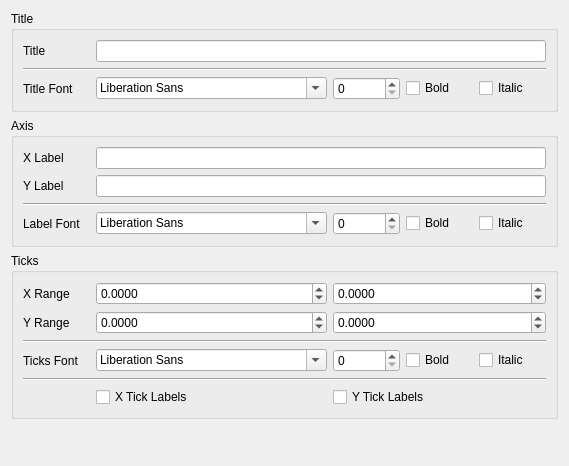
<?xml version="1.0" encoding="UTF-8"?>
<ui version="4.0">
 <class>PlotConfigPage</class>
 <widget class="QWidget" name="PlotConfigPage">
  <property name="geometry">
   <rect>
    <x>0</x>
    <y>0</y>
    <width>569</width>
    <height>466</height>
   </rect>
  </property>
  <property name="windowTitle">
   <string>Form</string>
  </property>
  <layout class="QVBoxLayout" name="verticalLayout">
   <item>
    <widget class="QGroupBox" name="groupTitle">
     <property name="title">
      <string>Title</string>
     </property>
     <layout class="QGridLayout" name="gridLayout">
      <item row="0" column="0">
       <widget class="QLabel" name="lblTitle">
        <property name="text">
         <string>Title</string>
        </property>
        <property name="buddy">
         <cstring>editTitle</cstring>
        </property>
       </widget>
      </item>
      <item row="0" column="1" colspan="4">
       <widget class="QLineEdit" name="editTitle"/>
      </item>
      <item row="1" column="0" colspan="5">
       <widget class="Line" name="line">
        <property name="orientation">
         <enum>Qt::Horizontal</enum>
        </property>
       </widget>
      </item>
      <item row="2" column="0">
       <widget class="QLabel" name="lblTitleFont">
        <property name="text">
         <string>Title Font</string>
        </property>
        <property name="buddy">
         <cstring>comboTitleFontFamily</cstring>
        </property>
       </widget>
      </item>
      <item row="2" column="1">
       <widget class="QFontComboBox" name="comboTitleFontFamily">
        <property name="enabled">
         <bool>true</bool>
        </property>
       </widget>
      </item>
      <item row="2" column="2">
       <widget class="QSpinBox" name="spinTitleFontSize">
        <property name="enabled">
         <bool>true</bool>
        </property>
       </widget>
      </item>
      <item row="2" column="3">
       <widget class="QCheckBox" name="checkTitleFontBold">
        <property name="enabled">
         <bool>true</bool>
        </property>
        <property name="text">
         <string>Bold</string>
        </property>
       </widget>
      </item>
      <item row="2" column="4">
       <widget class="QCheckBox" name="checkTitleFontItalic">
        <property name="enabled">
         <bool>true</bool>
        </property>
        <property name="text">
         <string>Italic</string>
        </property>
       </widget>
      </item>
     </layout>
    </widget>
   </item>
   <item>
    <widget class="QGroupBox" name="groupAxis">
     <property name="title">
      <string>Axis</string>
     </property>
     <layout class="QGridLayout" name="gridLayout_2">
      <item row="0" column="0">
       <widget class="QLabel" name="lblXLabel">
        <property name="text">
         <string>X Label</string>
        </property>
        <property name="buddy">
         <cstring>editXLabel</cstring>
        </property>
       </widget>
      </item>
      <item row="0" column="1" colspan="4">
       <widget class="QLineEdit" name="editXLabel"/>
      </item>
      <item row="1" column="0">
       <widget class="QLabel" name="lblYLabel">
        <property name="text">
         <string>Y Label</string>
        </property>
        <property name="buddy">
         <cstring>editYLabel</cstring>
        </property>
       </widget>
      </item>
      <item row="1" column="1" colspan="4">
       <widget class="QLineEdit" name="editYLabel">
        <property name="text">
         <string/>
        </property>
       </widget>
      </item>
      <item row="2" column="0" colspan="5">
       <widget class="Line" name="line_2">
        <property name="orientation">
         <enum>Qt::Horizontal</enum>
        </property>
       </widget>
      </item>
      <item row="3" column="0">
       <widget class="QLabel" name="lblLabelFont">
        <property name="text">
         <string>Label Font</string>
        </property>
        <property name="buddy">
         <cstring>comboAxisFontFamily</cstring>
        </property>
       </widget>
      </item>
      <item row="3" column="1">
       <widget class="QFontComboBox" name="comboAxisFontFamily">
        <property name="enabled">
         <bool>true</bool>
        </property>
       </widget>
      </item>
      <item row="3" column="2">
       <widget class="QSpinBox" name="spinAxisFontSize">
        <property name="enabled">
         <bool>true</bool>
        </property>
       </widget>
      </item>
      <item row="3" column="3">
       <widget class="QCheckBox" name="checkAxisFontBold">
        <property name="enabled">
         <bool>true</bool>
        </property>
        <property name="text">
         <string>Bold</string>
        </property>
       </widget>
      </item>
      <item row="3" column="4">
       <widget class="QCheckBox" name="checkAxisFontItalic">
        <property name="enabled">
         <bool>true</bool>
        </property>
        <property name="text">
         <string>Italic</string>
        </property>
       </widget>
      </item>
     </layout>
    </widget>
   </item>
   <item>
    <widget class="QGroupBox" name="groupTicks">
     <property name="title">
      <string>Ticks</string>
     </property>
     <layout class="QGridLayout" name="gridLayout_3">
      <item row="0" column="0">
       <widget class="QLabel" name="lblXRange">
        <property name="text">
         <string>X Range</string>
        </property>
        <property name="buddy">
         <cstring>spinXRangeFrom</cstring>
        </property>
       </widget>
      </item>
      <item row="0" column="1">
       <widget class="QDoubleSpinBox" name="spinXRangeFrom">
        <property name="decimals">
         <number>4</number>
        </property>
        <property name="minimum">
         <double>-1000.000000000000000</double>
        </property>
        <property name="maximum">
         <double>1000.000000000000000</double>
        </property>
       </widget>
      </item>
      <item row="0" column="2" colspan="3">
       <widget class="QDoubleSpinBox" name="spinXRangeTo">
        <property name="decimals">
         <number>4</number>
        </property>
        <property name="minimum">
         <double>-1000.000000000000000</double>
        </property>
        <property name="maximum">
         <double>1000.000000000000000</double>
        </property>
       </widget>
      </item>
      <item row="1" column="0">
       <widget class="QLabel" name="lblYRange">
        <property name="text">
         <string>Y Range</string>
        </property>
        <property name="buddy">
         <cstring>spinYRangeFrom</cstring>
        </property>
       </widget>
      </item>
      <item row="1" column="1">
       <widget class="QDoubleSpinBox" name="spinYRangeFrom">
        <property name="decimals">
         <number>4</number>
        </property>
        <property name="minimum">
         <double>-999999999.000000000000000</double>
        </property>
        <property name="maximum">
         <double>999999999.000000000000000</double>
        </property>
       </widget>
      </item>
      <item row="1" column="2" colspan="3">
       <widget class="QDoubleSpinBox" name="spinYRangeTo">
        <property name="decimals">
         <number>4</number>
        </property>
        <property name="minimum">
         <double>-999999999.000000000000000</double>
        </property>
        <property name="maximum">
         <double>999999999.000000000000000</double>
        </property>
       </widget>
      </item>
      <item row="2" column="0" colspan="5">
       <widget class="Line" name="line_3">
        <property name="orientation">
         <enum>Qt::Horizontal</enum>
        </property>
       </widget>
      </item>
      <item row="3" column="1">
       <widget class="QFontComboBox" name="comboTicksFontFamily">
        <property name="enabled">
         <bool>true</bool>
        </property>
       </widget>
      </item>
      <item row="3" column="2">
       <widget class="QSpinBox" name="spinTicksFontSize">
        <property name="enabled">
         <bool>true</bool>
        </property>
       </widget>
      </item>
      <item row="3" column="0">
       <widget class="QLabel" name="lblTicksFont">
        <property name="text">
         <string>Ticks Font</string>
        </property>
        <property name="buddy">
         <cstring>comboTicksFontFamily</cstring>
        </property>
       </widget>
      </item>
      <item row="5" column="1">
       <widget class="QCheckBox" name="checkXTickLabels">
        <property name="text">
         <string>X Tick Labels</string>
        </property>
       </widget>
      </item>
      <item row="5" column="2" colspan="3">
       <widget class="QCheckBox" name="checkYTickLabels">
        <property name="text">
         <string>Y Tick Labels</string>
        </property>
       </widget>
      </item>
      <item row="4" column="0" colspan="5">
       <widget class="Line" name="line_5">
        <property name="orientation">
         <enum>Qt::Horizontal</enum>
        </property>
       </widget>
      </item>
      <item row="3" column="3">
       <widget class="QCheckBox" name="checkTicksFontBold">
        <property name="enabled">
         <bool>true</bool>
        </property>
        <property name="text">
         <string>Bold</string>
        </property>
       </widget>
      </item>
      <item row="3" column="4">
       <widget class="QCheckBox" name="checkTicksFontItalic">
        <property name="enabled">
         <bool>true</bool>
        </property>
        <property name="text">
         <string>Italic</string>
        </property>
       </widget>
      </item>
     </layout>
    </widget>
   </item>
   <item>
    <spacer name="verticalSpacer">
     <property name="orientation">
      <enum>Qt::Vertical</enum>
     </property>
     <property name="sizeHint" stdset="0">
      <size>
       <width>20</width>
       <height>9</height>
      </size>
     </property>
    </spacer>
   </item>
  </layout>
 </widget>
 <tabstops>
  <tabstop>editTitle</tabstop>
  <tabstop>comboTitleFontFamily</tabstop>
  <tabstop>spinTitleFontSize</tabstop>
  <tabstop>checkTitleFontBold</tabstop>
  <tabstop>checkTitleFontItalic</tabstop>
  <tabstop>editXLabel</tabstop>
  <tabstop>editYLabel</tabstop>
  <tabstop>comboAxisFontFamily</tabstop>
  <tabstop>spinAxisFontSize</tabstop>
  <tabstop>checkAxisFontBold</tabstop>
  <tabstop>checkAxisFontItalic</tabstop>
  <tabstop>spinXRangeFrom</tabstop>
  <tabstop>spinXRangeTo</tabstop>
  <tabstop>spinYRangeFrom</tabstop>
  <tabstop>spinYRangeTo</tabstop>
  <tabstop>comboTicksFontFamily</tabstop>
  <tabstop>spinTicksFontSize</tabstop>
  <tabstop>checkTicksFontBold</tabstop>
  <tabstop>checkTicksFontItalic</tabstop>
  <tabstop>checkXTickLabels</tabstop>
  <tabstop>checkYTickLabels</tabstop>
 </tabstops>
 <resources/>
 <connections/>
</ui>
